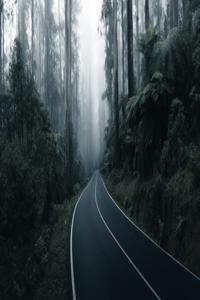
#> input picture image_processing_fundamentals/simg.jpg, 200 x 300 px, found by its file name
$ python image_processing_scipy.py
#> lines starting #> are read from the running program, lines starting #| are printed output that depends on the picture; long printed decimals are rounded


################################################
from skimage import io, img_as_ubyte
img = io.imread("fundamentals/simg.jpg", as_gray=True)
#> img: shape (300, 200) float64; min 0.0129, max 1, mean 0.255
print(type(img))
#| <class 'numpy.ndarray'>
print(img.dtype)
#| float64
print(img.shape)
#| (300, 200)

img = img_as_ubyte(io.imread("fundamentals/simg.jpg", as_gray=False))
#> img: shape (300, 200, 3)
print(type(img))
#| <class 'numpy.ndarray'>
print(img.dtype)
#| uint8
print(img.shape)
#| (300, 200, 3)

##################################################
# subsetting image ( cropping ) and getting mean, max and min
print(img[10:15, 20:25])
#> (printed output is left out)
mean_grey = img.mean()
#> mean_grey = 64.76
max_value  = img.max()
#> max_value = 255
min_value = img.min()
#> min_value = 0

print("min, max, mean: ", min_value, max_value, mean_grey)
#| min, max, mean:  0 255 64.758


################################################3
img = img_as_ubyte(io.imread("fundamentals/simg.jpg", as_gray=True))
#> img: shape (300, 200); min 3, max 255, mean 65
import numpy as np
from scipy import ndimage

# for plotting multiple
from matplotlib import pyplot as plt

# flipping image left-right
flippedLR = np.fliplr(img)
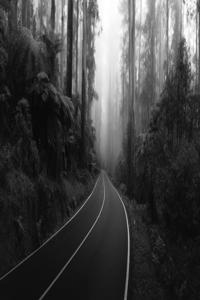
#> flippedLR: shape (300, 200); min 3, max 255, mean 65

# flipping up and down
flippedUB = np.flipud(img)
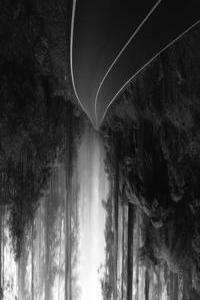
#> flippedUB: shape (300, 200); min 3, max 255, mean 65

plt.subplot(2,1,1)
plt.imshow(img, cmap = "Greys")

plt.subplot(2,2,3)
plt.imshow(flippedLR, cmap = 'Blues')

plt.subplot(2,2,4)
plt.imshow(flippedUB, cmap = 'hsv')
###########################################

# rotation
img = img_as_ubyte(io.imread("fundamentals/simg.jpg", as_gray=False))
rotated = ndimage.rotate(img, 45, reshape = False)
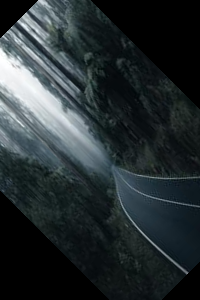
#> rotated: shape (300, 200, 3); mean R, G, B 39.5, 47.7, 50.2
plt.imshow(rotated)

# matplotlib color maps
#####################################################

# filter :
    # uniorm filter : blurring filteer
    # gaussian filter : smoothing the noise
        # it does not preserve edges
    # median filter :

uniform_filter = ndimage.uniform_filter(img, size = 9)
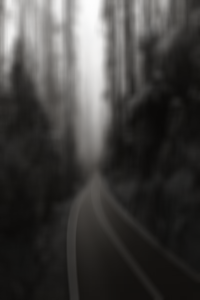
#> uniform_filter: shape (300, 200, 3); mean R, G, B 65, 63.6, 61.9
plt.imshow(uniform_filter)


gaussian_filter = ndimage.gaussian_filter(img, sigma = 1)
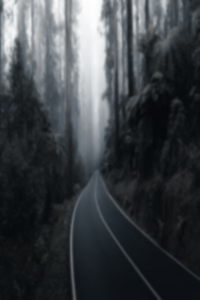
#> gaussian_filter: shape (300, 200, 3); mean R, G, B 59.2, 63.6, 67.1
plt.imshow(gaussian_filter)


median_filter = ndimage.median_filter(img, 3)
plt.imshow(median_filter)


sobel_img = ndimage.sobel(img, axis = -1)
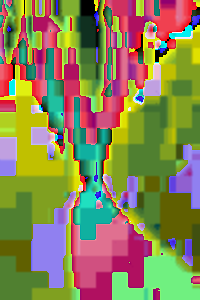
#> sobel_img: shape (300, 200, 3); mean R, G, B 137.7, 131.4, 84.7
plt.imshow(sobel_img)


# scipy image filters
